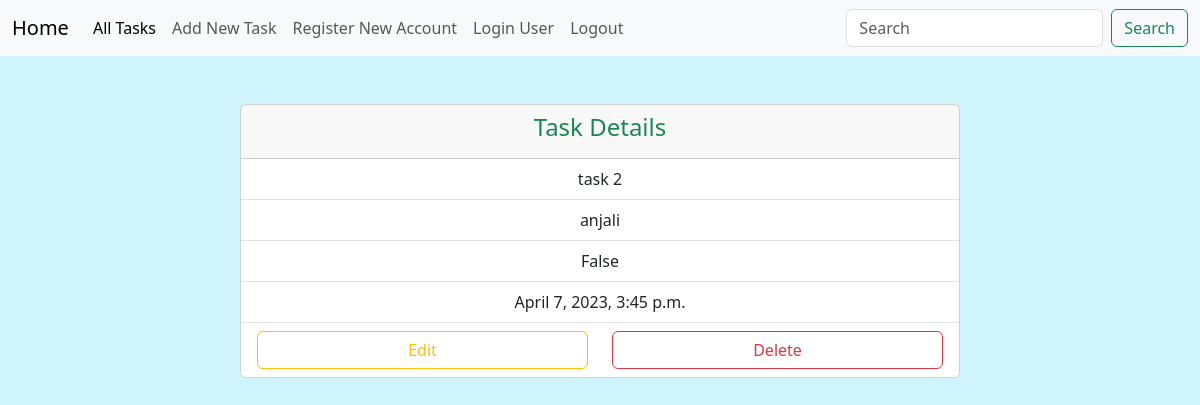
/tasks/29/ (signed in), run on the app's committed database.
### todo/models.py (models this page shows, shortened)
class Task(models.Model):
    task_name=models.CharField(max_length=200)
    user=models.ForeignKey(User,on_delete=models.CASCADE)
    status=models.BooleanField(default=False)
    created_date=models.DateTimeField(auto_now_add=True)

### todo/views.py (the view)
# urls.py: path("tasks/<int:pk>/",views.TaskDetailView.as_view(),name="task-detail"),
@method_decorator(sign_required,name="dispatch")
class TaskDetailView(DetailView):
    model=Task
    template_name="task-detail.html"
    context_object_name="task"

### todo/views.py (called while the page is built)
def sign_required(fn):
    def wrapper(request,*args,**kwargs):
        if not request.user.is_authenticated:
            messages.error(request,"You must Login to Perform this Action!!!!!!!")
            return redirect("signin")
        return fn(request,*args,**kwargs)
    return wrapper

### todo/templates/task-detail.html (shortened to what this page needs)
{%extends 'base.html'%}
{%block body_block%}
<div class="container mt-5">
    <div class="row">
        <div class="col-2"></div>
        <div class="col-8">
            <div class="card" style="width: 100%">
                <div class="card-header">
                  <h4 class="text-success text-center">Task Details</h4>
                </div>
                <ul class="list-group list-group-flush text-center">
                  <li class="list-group-item">{{task.task_name}}</li>
                  <li class="list-group-item">{{task.user}}</li>
                  <li class="list-group-item">{{task.status}}</li>
                  <li class="list-group-item">{{task.created_date}}</li>
                  <li class="list-group-item">
                    <div class="row">
                        <div class="col-6">
                            <a href="{%url 'task-edit' task.id%}" class="btn btn-outline-warning form-control">Edit</a>
                        </div>
                        <div class="col-6">
                            <a href="{%url 'task-delete' task.id%}" class="btn btn-outline-danger form-control">Delete</a>
                        </div>
                    </div>
                  </li>
                </ul>
              </div>
        </div>
        <div class="col-2"></div>
    </div>
</div>
{%endblock%}

### data on the page
Task: task_name "task 2", user "anjali", status "False", created_date "April 7, 2023, 3:45 p.m."
